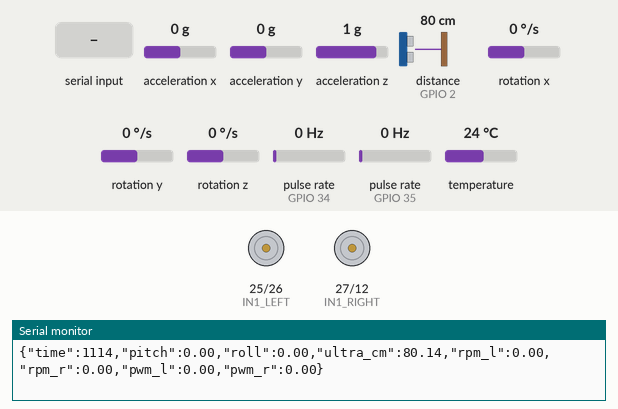
This sketch was run on a simulated ESP32. Shown: motor-driver pin pairs drawn as motors (green arrow = first pin HIGH = forward, orange = second pin HIGH = backward, longer = more drive, scaled by the enable pin), the last lines printed to the serial monitor. Wiring (inferred from the names in the program): ultrasonic range finder: trigger GPIO 4; echo GPIO 2; 2 × pulse sensor: data GPIO 34 / data GPIO 35. The test bench sets the inputs (shaded band); at power-on: pulse rate (sensors on GPIO 34, GPIO 35) 0 Hz, acceleration x 0 g, acceleration y 0 g, acceleration z 1 g, distance to the obstacle (sensor on GPIO 2) 80 cm, rotation x 0 °/s, rotation y 0 °/s, rotation z 0 °/s, temperature 24 °C. The echo pulse lasts 58.3 µs per cm.

Above: at 1.2 s.
1.3 s: "f" received over Serial
At 3.28 s:
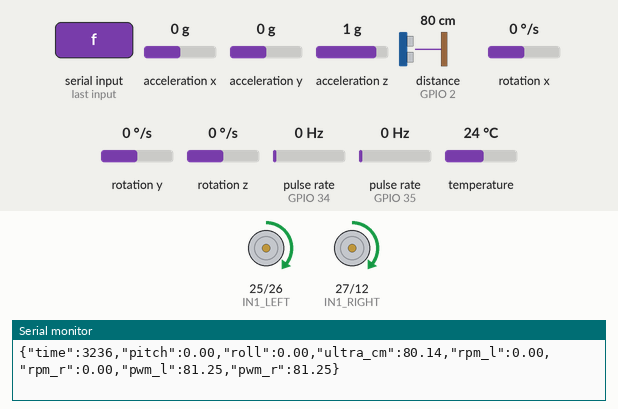
4.3 s: pulse rate (sensor on GPIO 34) set to 4 Hz
7.3 s: pulse rate (sensor on GPIO 35) set to 50 Hz
At 7.52 s:
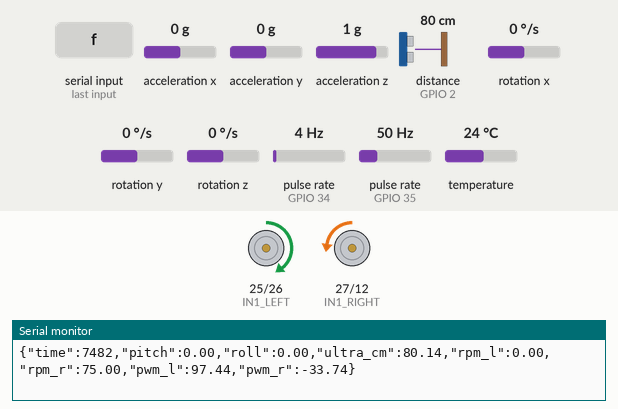
10.3 s: "b" received over Serial
At 10.58 s:
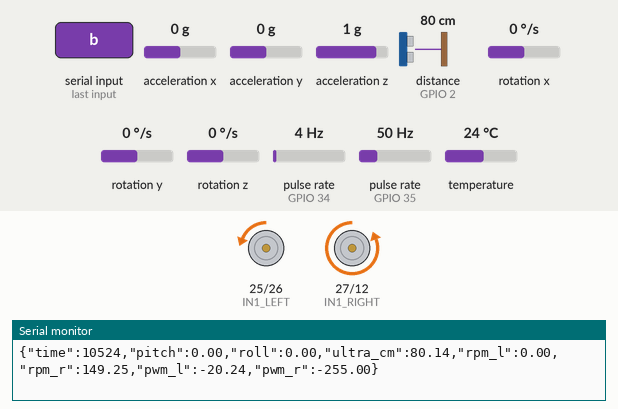
13.3 s: pulse rate (sensor on GPIO 34) set to 50 Hz
15.1 s: pulse rate (sensor on GPIO 35) set to 4 Hz
At 17.19 s:
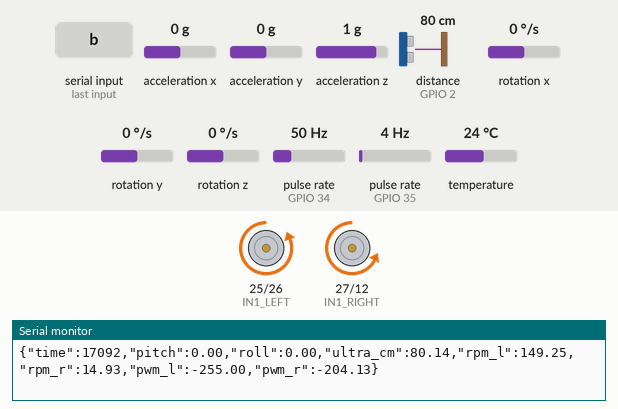
Timing chart, 0 to 19.1 s (numbered marks = the images above; inputs shaded):
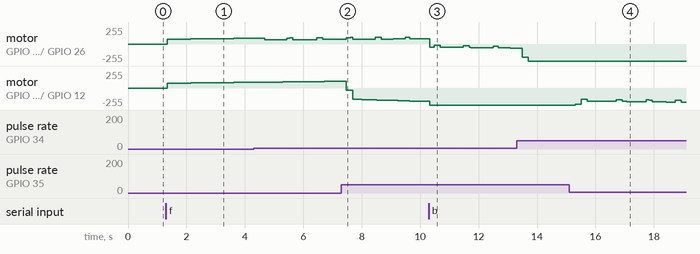

Measured:
- after the input at 1.3 s, motor on GPIO 25 (IN1_LEFT) / GPIO 26 (IN2_LEFT), motor on GPIO 27 (IN1_RIGHT) / GPIO 12 (IN2_RIGHT): moves from stopped to forward 86/255 over 2.9 s, starting at once

The sketch:

esp_ide.ino
```cpp
#include <Arduino.h>
#include <Wire.h>
#include <Adafruit_MPU6050.h>
#include <Adafruit_Sensor.h>

// ---------- PIN CONFIG ----------
#define MPU_SDA_PIN 21
#define MPU_SCL_PIN 22

#define TRIG_PIN 4
#define ECHO_PIN 2

#define ENC_LEFT_PIN 34
#define ENC_RIGHT_PIN 35

#define IN1_LEFT 25
#define IN2_LEFT 26
#define PWM_LEFT_PIN 14
#define PWM_LEFT_CH 0

#define IN1_RIGHT 27
#define IN2_RIGHT 12
#define PWM_RIGHT_PIN 13
#define PWM_RIGHT_CH 1

#define PWM_FREQ 20000
#define PWM_RES 8

#define PULSES_PER_REV 20.0
#define SENSOR_PERIOD 100   // ms

// ---------- OBJECTS ----------
Adafruit_MPU6050 mpu;

// ---------- GLOBALS ----------
volatile long encLeft = 0, encRight = 0;

float leftRPM = 0, rightRPM = 0;
unsigned long lastRPMCalc = 0;

// IMU complementary filter
float pitch = 0, roll = 0;
unsigned long lastIMU = 0;

// PI control
float leftSet = 0, rightSet = 0;
float leftPWM = 0, rightPWM = 0;
float Kp = 1.8, Ki = 0.12;
float leftErrSum = 0, rightErrSum = 0;
unsigned long lastPID = 0;

unsigned long lastSensorSend = 0;

// ---------- ISR ----------
void IRAM_ATTR leftISR() { encLeft++; }
void IRAM_ATTR rightISR() { encRight++; }

// ---------- ULTRASONIC ----------
float readUltrasonic() {
  digitalWrite(TRIG_PIN, LOW); delayMicroseconds(2);
  digitalWrite(TRIG_PIN, HIGH); delayMicroseconds(10);
  digitalWrite(TRIG_PIN, LOW);

  long t = pulseIn(ECHO_PIN, HIGH, 30000);
  if (t == 0) return 999.0;

  return (t / 2.0) / 29.1;   // distance in cm
}

// ---------- MOTOR CONTROL ----------
void motorLeft(float pwm) {
  pwm = constrain(pwm, -255, 255);
  leftPWM = pwm;

  if (pwm > 0) {
    digitalWrite(IN1_LEFT, HIGH);
    digitalWrite(IN2_LEFT, LOW);
    ledcWrite(PWM_LEFT_CH, pwm);
  } else if (pwm < 0) {
    digitalWrite(IN1_LEFT, LOW);
    digitalWrite(IN2_LEFT, HIGH);
    ledcWrite(PWM_LEFT_CH, -pwm);
  } else {
    digitalWrite(IN1_LEFT, LOW);
    digitalWrite(IN2_LEFT, LOW);
    ledcWrite(PWM_LEFT_CH, 0);
  }
}

void motorRight(float pwm) {
  pwm = constrain(pwm, -255, 255);
  rightPWM = pwm;

  if (pwm > 0) {
    digitalWrite(IN1_RIGHT, HIGH);
    digitalWrite(IN2_RIGHT, LOW);
    ledcWrite(PWM_RIGHT_CH, pwm);
  } else if (pwm < 0) {
    digitalWrite(IN1_RIGHT, LOW);
    digitalWrite(IN2_RIGHT, HIGH);
    ledcWrite(PWM_RIGHT_CH, -pwm);
  } else {
    digitalWrite(IN1_RIGHT, LOW);
    digitalWrite(IN2_RIGHT, LOW);
    ledcWrite(PWM_RIGHT_CH, 0);
  }
}

// ---------- RPM CALC ----------
void computeRPM() {
  unsigned long now = millis();
  if (now - lastRPMCalc < 200) return;

  float dt = (now - lastRPMCalc) / 1000.0;
  lastRPMCalc = now;

  noInterrupts();
  long l = encLeft; encLeft = 0;
  long r = encRight; encRight = 0;
  interrupts();

  leftRPM = (l / PULSES_PER_REV) / dt * 60.0;
  rightRPM = (r / PULSES_PER_REV) / dt * 60.0;
}

// ---------- IMU FILTER ----------
void readIMU() {
  sensors_event_t a, g, t;
  if (!mpu.getEvent(&a, &g, &t)) return;

  unsigned long now = millis();
  float dt = (now - lastIMU) / 1000.0;
  lastIMU = now;

  float ax = a.acceleration.x;
  float ay = a.acceleration.y;
  float az = a.acceleration.z;

  float pitchAcc = atan2(-ax, sqrt(ay * ay + az * az)) * 57.29578;
  float rollAcc = atan2(ay, az) * 57.29578;

  float gx = g.gyro.x * 57.29578;
  float gy = g.gyro.y * 57.29578;

  float alpha = 0.98;
  pitch = alpha * (pitch + gx * dt) + (1 - alpha) * pitchAcc;
  roll  = alpha * (roll + gy * dt) + (1 - alpha) * rollAcc;
}

// ---------- PI SPEED CONTROL ----------
void speedControl() {
  unsigned long now = millis();
  if (now - lastPID < 50) return;
  float dt = (now - lastPID) / 1000.0;
  lastPID = now;

  float eL = leftSet - leftRPM;
  float eR = rightSet - rightRPM;

  leftErrSum += eL * dt;
  rightErrSum += eR * dt;

  float outL = Kp * eL + Ki * leftErrSum;
  float outR = Kp * eR + Ki * rightErrSum;

  motorLeft(outL);
  motorRight(outR);
}

// ---------- SERIAL COMMANDS ----------
void handleCommands() {
  if (!Serial.available()) return;
  char c = Serial.read();

  if (c == 'f') { leftSet = rightSet = 40; Serial.println("FORWARD"); }
  if (c == 'b') { leftSet = rightSet = -30; Serial.println("BACK"); }
  if (c == 'l') { leftSet = 20; rightSet = 40; Serial.println("LEFT"); }
  if (c == 'r') { leftSet = 40; rightSet = 20; Serial.println("RIGHT"); }
  if (c == 's') { leftSet = rightSet = 0; leftErrSum = rightErrSum = 0; Serial.println("STOP"); }
}

// ---------- SEND JSON ----------
void sendJSON() {
  unsigned long now = millis();
  if (now - lastSensorSend < SENSOR_PERIOD) return;
  lastSensorSend = now;

  float us = readUltrasonic();

  String j = "{";
  j += "\"time\":" + String(millis());
  j += ",\"pitch\":" + String(pitch, 2);
  j += ",\"roll\":" + String(roll, 2);
  j += ",\"ultra_cm\":" + String(us, 2);
  j += ",\"rpm_l\":" + String(leftRPM, 2);
  j += ",\"rpm_r\":" + String(rightRPM, 2);
  j += ",\"pwm_l\":" + String(leftPWM, 2);
  j += ",\"pwm_r\":" + String(rightPWM, 2);
  j += "}";

  Serial.println(j);
}

// ---------- SETUP ----------
void setup() {
  Serial.begin(115200);

  // IMU
  Wire.begin(MPU_SDA_PIN, MPU_SCL_PIN);
  if (!mpu.begin()) Serial.println("MPU ERROR");

  // Ultrasonic
  pinMode(TRIG_PIN, OUTPUT);
  pinMode(ECHO_PIN, INPUT);

  // Encoders
  pinMode(ENC_LEFT_PIN, INPUT_PULLUP);
  pinMode(ENC_RIGHT_PIN, INPUT_PULLUP);
  attachInterrupt(ENC_LEFT_PIN, leftISR, RISING);
  attachInterrupt(ENC_RIGHT_PIN, rightISR, RISING);

  // Motor init
  pinMode(IN1_LEFT, OUTPUT);
  pinMode(IN2_LEFT, OUTPUT);
  pinMode(IN1_RIGHT, OUTPUT);
  pinMode(IN2_RIGHT, OUTPUT);

  ledcSetup(PWM_LEFT_CH, PWM_FREQ, PWM_RES);
  ledcAttachPin(PWM_LEFT_PIN, PWM_LEFT_CH);

  ledcSetup(PWM_RIGHT_CH, PWM_FREQ, PWM_RES);
  ledcAttachPin(PWM_RIGHT_PIN, PWM_RIGHT_CH);

  motorLeft(0);
  motorRight(0);
}

// ---------- LOOP ----------
void loop() {
  readIMU();
  computeRPM();
  speedControl();
  sendJSON();
  handleCommands();
}
```
